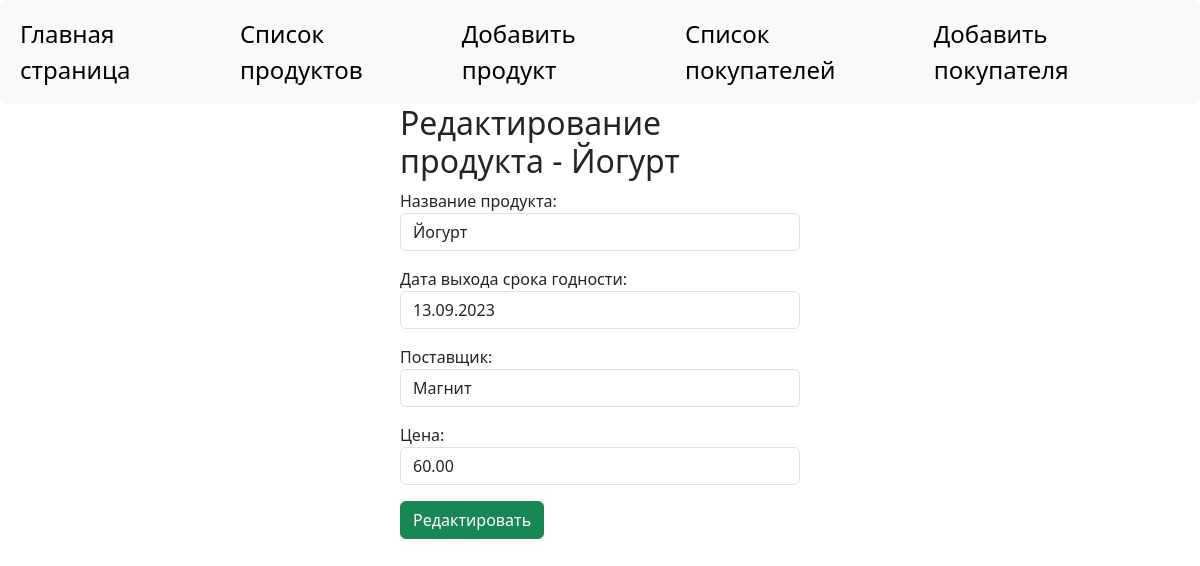
The app's page /product/8/update_product/, older data.
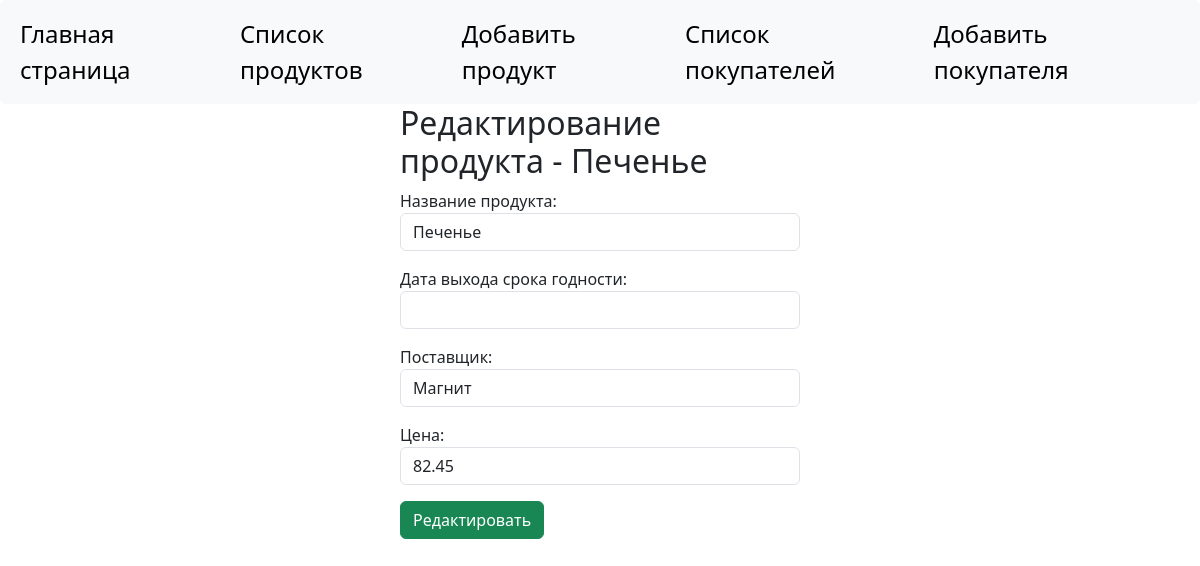
The same page, newer data.
### modelsapp/models.py (models this page shows, shortened)
class Product(models.Model):
    name = models.CharField(max_length=100, verbose_name="Название продукта", unique=True)
    expiration_date = models.DateField(verbose_name="Срок годности", null=True, blank=True)
    provider = models.ForeignKey(Provider, on_delete=models.SET_NULL, null=True, verbose_name="Поставщик")
    price = models.DecimalField(max_digits=100, decimal_places=2, verbose_name="Цена")
    class Meta:
        verbose_name = "Продукты"
        verbose_name_plural = "Продукты"

### modelsapp/views.py (the view)
# urls.py: path('product/<int:pk>/update_product/', UpdateProductView.as_view(), name="update_product"),
class UpdateProductView(UpdateView):
    model = Product
    form_class = AddProductForm
    template_name = 'modelsapp/add_product.html'
    def get_context_data(self, **kwargs):
        context = super().get_context_data(**kwargs)
        product = get_object_or_404(Product, pk=self.kwargs['pk'])
        c_def = {'title': f'Редактирование продукта - {product.name}',
                 'button_name': 'Редактировать'}
        context.update(c_def)
        return context
    def get_object(self, queryset=None):
        slug = self.kwargs.get('pk')
        product = get_object_or_404(Product, pk=slug)
        return product

### modelsapp/forms.py (shortened to what this page needs)
class AddProductForm(forms.ModelForm):
    expiration_date = forms.DateField(required=False)
    def __init__(self, *args, **kwargs):
        super().__init__(*args, **kwargs)
        self.fields['provider'].empty_label = 'Поставщик не выбран'
        self.fields['expiration_date'].label = 'Дата выхода срока годности'
        for field in self.fields:
            self.fields[field].widget.attrs.update({
                'class': 'form-control',
                'style': 'width: 100%;'
            })
    class Meta:
        model = Product
        fields = '__all__'

### modelsapp/models.py (called while the page is built)
    def __str__(self):
        return self.company

### modelsapp/templatetags/bd_tags.py (called while the page is built)
@register.simple_tag()
def get_menu():
    menu = [{'title': 'Главная страница', 'url_name': 'modelsapp:home'},
            {'title': 'Список продуктов', 'url_name': 'modelsapp:list_products'},
            {'title': 'Добавить продукт', 'url_name': 'modelsapp:add_product'},
            {'title': 'Список покупателей', 'url_name': 'modelsapp:list_buyers'},
            {'title': 'Добавить покупателя', 'url_name': 'modelsapp:add_buyer'},
            ]
    return menu

### modelsapp/templates/modelsapp/add_product.html (shortened to what this page needs)
{% extends 'modelsapp/base.html' %}
{% block content %}
<div style="width:400px; margin: auto; height: 400px;">
	<h2>{{ title }}</h2>
	<form method='post' style="width: 100%;margin:auto;">
		{{ form.as_p }}
		<input type="submit" value="{{ button_name }}" class="btn btn-success">
	</form>
</div>
{% endblock %}

Row changes from the older to the newer data that the page shows:
changed Product "Магнит": name "Йогурт" → "Печенье"; expiration_date "13.09.2023" → (not shown); price "60.00" → "82.45"
Text that changed along with them:
{{ title }}: "Редактирование продукта - Йогурт" → "Редактирование продукта - Печенье"
